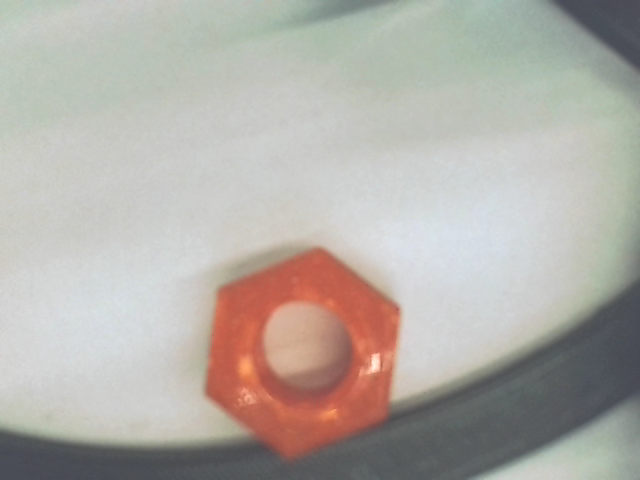
#> input picture nut_direction/num_710.png, 640 x 480 px
$ python nut_detection_old_downscale.py
#> lines starting #> are read from the running program, lines starting #| are printed output that depends on the picture; after the words box and inside, x2 and y2 are one past the last pixel; in counts of white or black regions, pixels touching at a corner belong together; long printed decimals are rounded
from pickle import FALSE, TRUE
import cv2
import numpy as np

"""# 1. Load image"""
image_1 = cv2.imread('num_710.png')
#> image_1 is the input picture: shape (480, 640, 3); mean B, G, R 167.7, 174.1, 178.6
down_width = 640
down_height = 480
down_points = (down_width, down_height)
image_1 = cv2.resize(image_1, down_points, interpolation= cv2.INTER_LINEAR)
image = image_1.copy()


"""# 2. Detect nut"""
lower_bound = np.array([15, 0, 0])
upper_bound = np.array([255, 100, 255])
image_1_HSV = cv2.cvtColor(image_1, cv2.COLOR_BGR2HSV)
#> image_1_HSV: shape (480, 640, 3); mean H, S, V 52, 24.7, 183.1
image_1_masked = cv2.inRange(image_1_HSV, lower_bound, upper_bound)
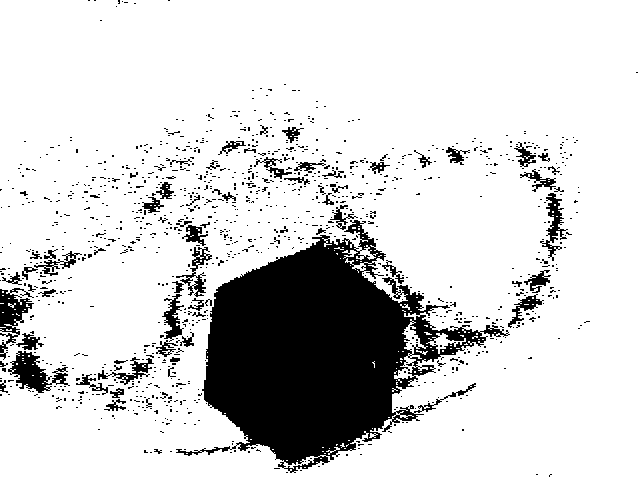
#> image_1_masked: shape (480, 640); 83.4% white; 1098 black regions (1024 under 20 px), largest, box (x1, y1, x2, y2) and area: (176, 220, 510, 473) 37572, (8, 351, 70, 393) 1128, (0, 288, 34, 360) 1011
# cv2.imshow("image_1_masked", image_1_masked)
# cv2.waitKey()
# cv2.destroyAllWindows()

image_1_dil = cv2.dilate(image_1_masked, np.ones((15, 15), np.uint8))
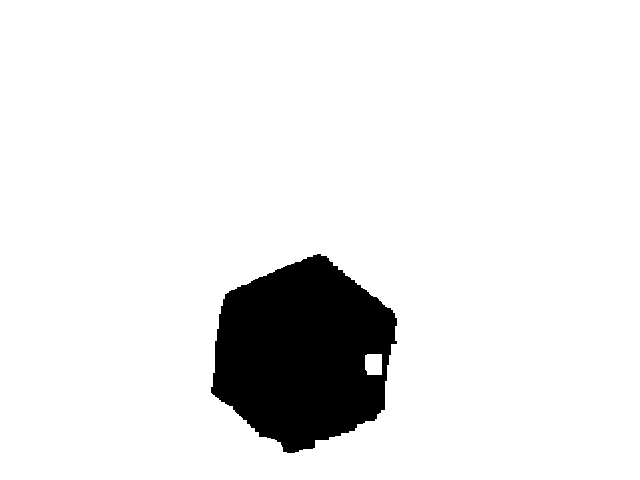
#> image_1_dil: shape (480, 640); 91.5% white; 1 black region, box (x1, y1, x2, y2) and area: (211, 254, 397, 453) 26173
image_1_ero = cv2.erode(image_1_dil, np.ones((10, 10), np.uint8))
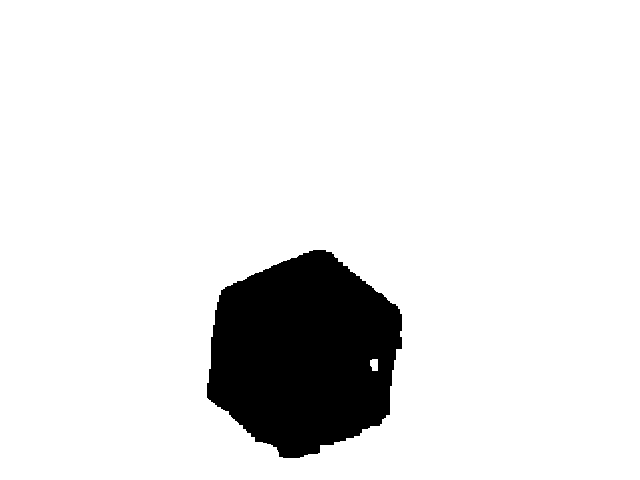
#> image_1_ero: shape (480, 640); 90.2% white; 1 black region, box (x1, y1, x2, y2) and area: (207, 250, 402, 458) 29998
image_1 = cv2.bitwise_not(image_1_ero)
#> image_1: shape (480, 640); 9.8% white; 1 white region

# [9 lines of commented-out code are left out]

conts, hierarchy = cv2.findContours(image_1, cv2.RETR_EXTERNAL ,cv2.CHAIN_APPROX_SIMPLE)
#> conts = 1 contour; box (x1, y1, x2, y2) and area: (207, 250, 402, 458) 29741
cv2.drawContours(image_1, conts, -1, (8, 81, 100), 2)
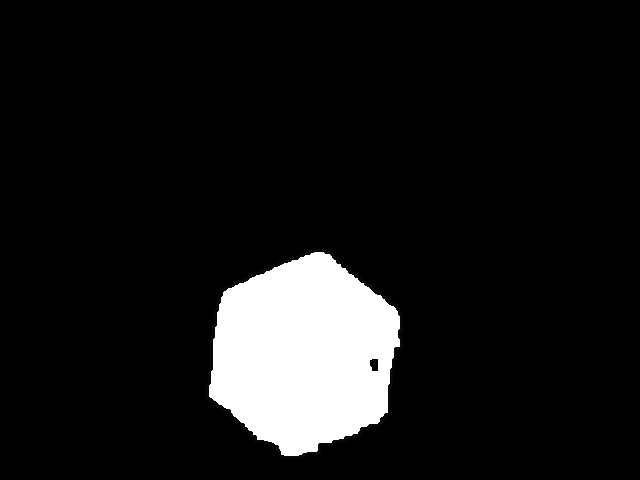
#> image_1: shape (480, 640); min 0, max 255, mean 23.7
cv2.imshow("image_1_contours", image_1)
cv2.waitKey()
cv2.destroyAllWindows()

centers = []
for cont in conts:
    M = cv2.moments(cont)
    x0 = int(M['m10']/M['m00'])
    y0 = int(M['m01']/M['m00'])
    centers.append((x0, y0))
#> this loop made 1 pass
#> (x0, y0) on pass 1: (303, 353)
#> after the loop, centers = [(303, 353)]

for center in centers:
    cv2.circle(image, center, 3, (5, 92, 94), 3)
    # Draw line where vertex should be
    a = 100 * np.tan(np.radians(18.5))
    print(a)
    cv2.line(image, center, (center[0]-int(a), center[1]-100), (5, 92, 94), 1)
#> this loop made 1 pass
#> (center, a) on pass 1: ((303, 353), 33.46)
#| 33.460
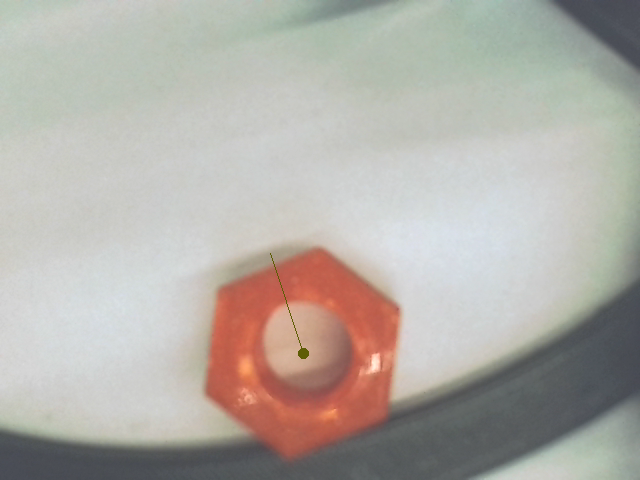
#> image: shape (480, 640, 3); 0.06% of pixels changed, all inside (x1, y1, x2, y2) = (270, 253, 309, 359)

# Find the furthest point of the contour (from its center of mass)
max_dist = 0
max_point = None

for cont in conts:
    for point in cont:
        dist = np.sqrt((x0 - point[0][0])**2 + (y0 - point[0][1])**2)
        if dist > max_dist:
            max_dist = dist
            max_point = point[0]
#> this loop made 1 pass
#> after the loop, max_dist = 105.9; max_point = [283, 457]

cv2.circle(image, max_point, 2, (255, 0, 0), 3)
#> image: shape (480, 640, 3); 0.01% of pixels changed, all inside (x1, y1, x2, y2) = (279, 453, 288, 462)
print('center: ' + str(center))
#| center: (303, 353)
print('max_point: ' + str(max_point))
#| max_point: [283 457]


# Calculating the tool angle
offset_angle_of_camera = 18.5
tool_angle = 0

if (center[0]<max_point[0] and center[1]>max_point[1]):
    print('I')
    tool_angle = -np.degrees(np.arctan((max_point[0]-center[0])/(center[1]-max_point[1]))) - offset_angle_of_camera
elif (center[0]<max_point[0] and center[1]<max_point[1]):
    print('IV')
    tool_angle = 90 - offset_angle_of_camera - np.degrees(np.arctan((max_point[1]-center[1])/(max_point[0]-center[0])))
elif (center[0]>max_point[0] and center[1]<max_point[1]):
    print('III')
    tool_angle = -np.degrees(np.arctan((center[0]-max_point[0])/(max_point[1]-center[1]))) - offset_angle_of_camera
#> tool_angle = -29.39
elif (center[0]>max_point[0] and center[1]>max_point[1]):
    print('II')
    tool_angle = 90 - offset_angle_of_camera - np.degrees(np.arctan((center[1]-max_point[1])/(center[0]-max_point[0])))
elif point[0]==center[0]:
    tool_angle = -18.5
elif point[1]==center[1]:
    tool_angle = 90-18.5

print('tool angle: ' + str(tool_angle))
#| tool angle: -29.386
# Display
cv2.imshow("image", image)
cv2.waitKey()
cv2.destroyAllWindows()

$ run again, with nut_direction/nut.png copied over nut_direction/num_710.png
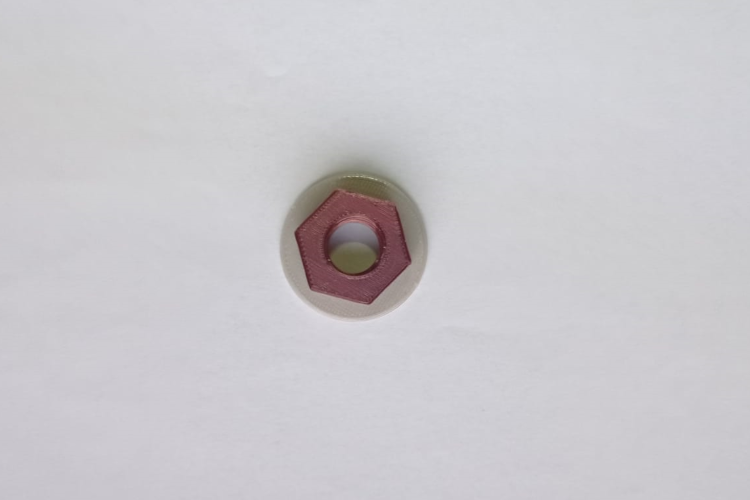
#> input picture nut_direction/nut.png, 1500 x 1000 px (shown at 1/2 size)
#> image_1 is the input picture: shape (1000, 1500, 3); mean B, G, R 204.5, 200.3, 202.3
#> image_1_HSV: shape (480, 640, 3); mean H, S, V 120.3, 8.6, 205.8
#> image_1_masked: shape (480, 640); 95.7% white; 83 black regions (75 under 20 px), largest, box (x1, y1, x2, y2) and area: (237, 180, 366, 308) 6744, (0, 60, 127, 134) 5018, (243, 133, 315, 195) 1000
#> image_1_dil: shape (480, 640); 99.5% white; 3 black regions (1 under 20 px), largest, box (x1, y1, x2, y2) and area: (36, 70, 111, 126) 1491, (0, 70, 4, 76) 24
#> image_1_ero: shape (480, 640); 98.9% white; 3 black regions, box (x1, y1, x2, y2) and area: (32, 66, 116, 131) 3243, (0, 66, 9, 81) 135, (291, 293, 303, 304) 130
#> conts = 3 contours; box (x1, y1, x2, y2) and area: (32, 66, 116, 131) 3608, (0, 66, 9, 81) 112, (291, 293, 303, 304) 108
#> `cv2.drawContours(image_1, conts, -1, (8, 81, 100), 2)`:
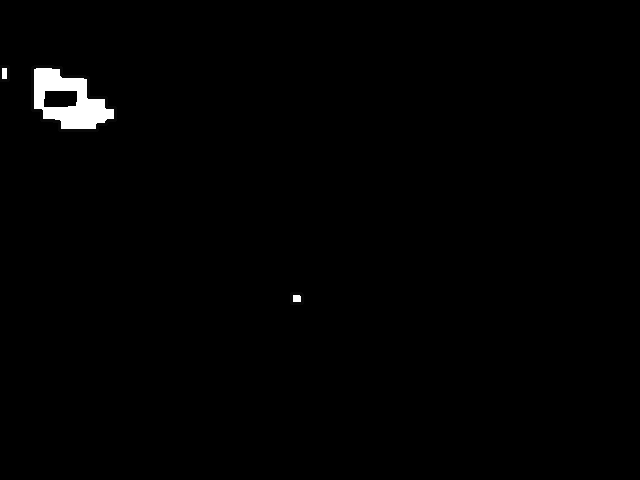
#> image_1: shape (480, 640); min 0, max 255, mean 2.3
#> the loop `for cont in conts:` made 3 passes
#> (x0, y0) on passes 1 to 2: (296, 298), (67, 100)
#> after the loop `for cont in conts:`: centers = [(296, 298), (67, 100), (4, 73)]
#> the loop `for center in centers:` made 3 passes
#> (printed output is left out)
#> after the loop `for center in centers:`:
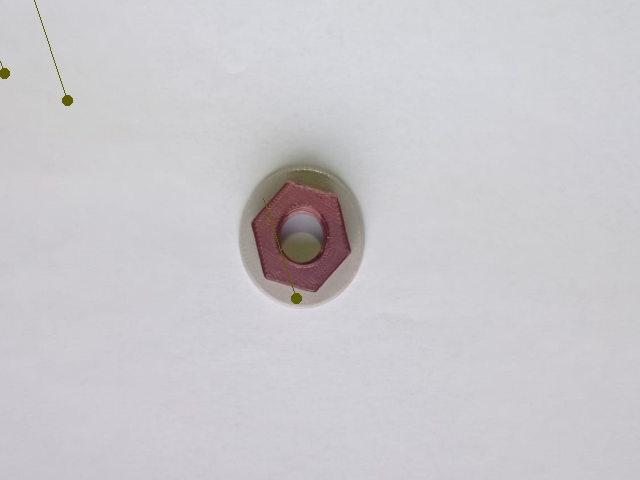
#> image: shape (480, 640, 3); mean B, G, R 204.3, 200.2, 202.2
#> the loop `for cont in conts:` made 3 passes
#> cont on pass 3: [[0, 66], [0, 80], [8, 80], [8, 66]]
#> after the loop `for cont in conts:`: max_dist = 376.4; max_point = [302, 303]
#| center: (4, 73)
#| max_point: [302 303]
#> tool_angle = 33.84
#| tool angle: 33.839
